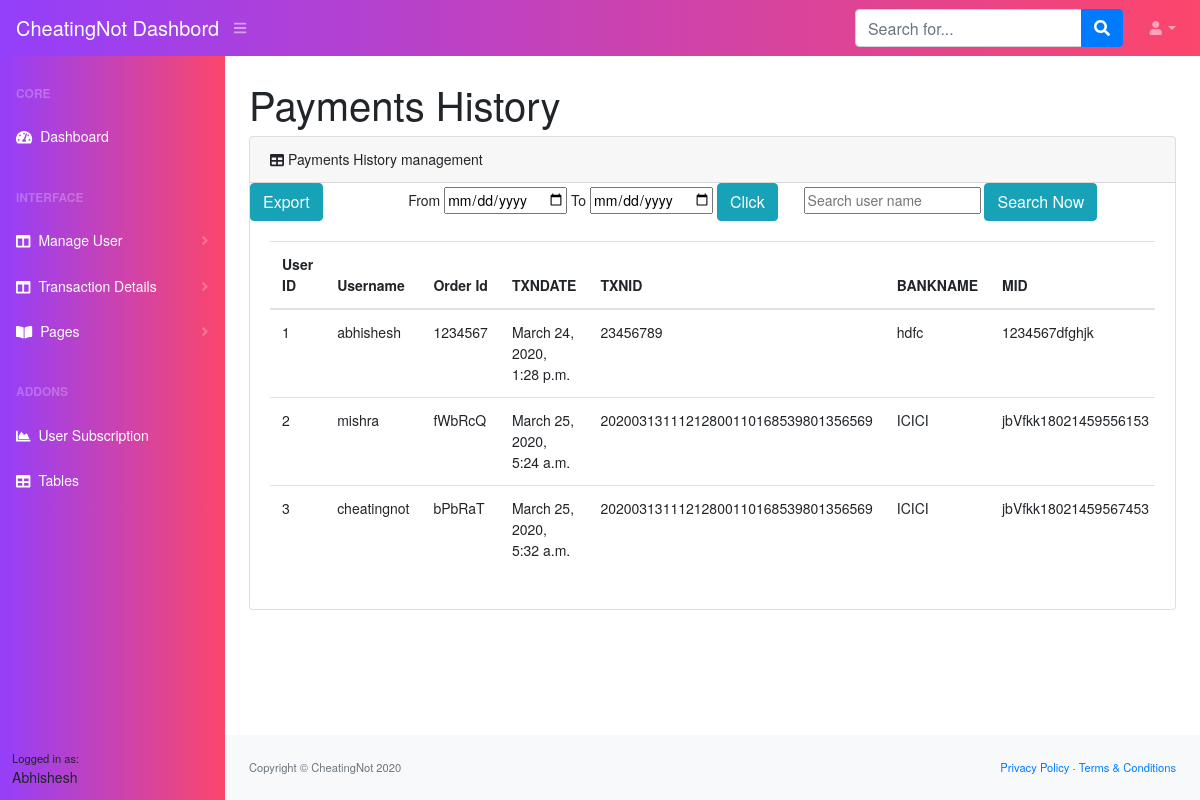
The app's page /paymentStatus/ with its own data.
### cheatingdash/models.py (models this page shows)
class PaytmHistory(models.Model):
    user = models.OneToOneField(settings.AUTH_USER_MODEL, null=True, blank=True, on_delete=models.CASCADE,related_name='rel_payment_paytm')
    ORDERID = models.CharField('ORDER ID', max_length=300)
    TXNDATE = models.DateTimeField('TXN DATE', auto_now_add=True)
    TXNID = models.CharField('TXN ID',max_length=300,null=True, blank=True)
    BANKTXNID = models.CharField('BANK TXN ID',max_length=300, null=True, blank=True)
    BANKNAME = models.CharField('BANK NAME', max_length=50, null=True, blank=True)
    RESPCODE = models.IntegerField('RESP CODE',)
    PAYMENTMODE = models.CharField('PAYMENT MODE', max_length=10, null=True, blank=True)
    CURRENCY = models.CharField('CURRENCY', max_length=4, null=True, blank=True)
    GATEWAYNAME = models.CharField("GATEWAY NAME", max_length=30, null=True, blank=True)
    MID = models.CharField(max_length=100,null=True, blank=True)
    RESPMSG = models.TextField('RESP MSG', max_length=250)
    TXNAMOUNT = models.FloatField('TXN AMOUNT', max_length=250)
    STATUS = models.CharField('STATUS', max_length=12)
    class Meta:
        app_label = 'cheatingdash'
    def __unicode__(self):
        return self.STATUS

### cheatingdash/views.py (the view)
# urls.py: path('paymentStatus/',views.paymentStatus,name='paymentStatus'),
def paymentStatus(request):
    user = PaytmHistory.objects.all()
    print(user)
    return render(request, 'paymentstatus.html', {'users':user})

### templates/paymentstatus.html (shortened to what this page needs)
{% load static %}
<!DOCTYPE html>
<html lang="en">
    <head>
        <link rel="stylesheet" href="{% static 'css/main.css' %}">
        <link href="https://cdn.datatables.net/1.10.20/css/dataTables.bootstrap4.min.css" rel="stylesheet" />
    </head>
    <body class="sb-nav-fixed">
        <nav class="sb-topnav navbar navbar-expand navbar-dark bg-dark">
            <a class="navbar-brand" href="#">CheatingNot Dashbord</a><button class="btn btn-link btn-sm order-1 order-lg-0" id="sidebarToggle" href="#"><i class="fas fa-bars"></i></button
            >
            <form class="d-none d-md-inline-block form-inline ml-auto mr-0 mr-md-3 my-2 my-md-0">
                <div class="input-group">
                    <input class="form-control" type="text" placeholder="Search for..." aria-label="Search" aria-describedby="basic-addon2" />
                    <div class="input-group-append">
                        <button class="btn btn-primary" type="button"><i class="fas fa-search"></i></button>
                    </div>
                </div>
            </form>
            <ul class="navbar-nav ml-auto ml-md-0">
                <li class="nav-item dropdown">
                    <a class="nav-link dropdown-toggle" id="userDropdown" href="#" role="button" data-toggle="dropdown" aria-haspopup="true" aria-expanded="false"><i class="fas fa-user fa-fw"></i></a>
                </li>
            </ul>
        </nav>
        <div id="layoutSidenav">
            <div id="layoutSidenav_nav">
                <nav class="sb-sidenav accordion sb-sidenav-dark" id="sidenavAccordion">
                    <div class="sb-sidenav-menu">
                        <div class="nav">
                            <div class="sb-sidenav-menu-heading">Core</div>
                            <a class="nav-link" href="/"
                                ><div class="sb-nav-link-icon"><i class="fas fa-tachometer-alt"></i></div>
                                Dashboard</a
                            >
                            <div class="sb-sidenav-menu-heading">Interface</div>
                            <a class="nav-link collapsed" href="#" data-toggle="collapse" data-target="#collapseLayouts" aria-expanded="false" aria-controls="collapseLayouts"
                                ><div class="sb-nav-link-icon"><i class="fas fa-columns"></i></div>
                                 Manage User
                                <div class="sb-sidenav-collapse-arrow"><i class="fas fa-angle-down"></i></div
                            ></a>
                            <a class="nav-link collapsed" href="#" data-toggle="collapse" data-target="#collapseLayouts" aria-expanded="false" aria-controls="collapseLayouts"
                                ><div class="sb-nav-link-icon"><i class="fas fa-columns"></i></div>
                                Transaction Details
                                <div class="sb-sidenav-collapse-arrow"><i class="fas fa-angle-down"></i></div
                            ></a>
                            <a class="nav-link collapsed" href="#" data-toggle="collapse" data-target="#collapsePages" aria-expanded="false" aria-controls="collapsePages"
                                ><div class="sb-nav-link-icon"><i class="fas fa-book-open"></i></div>
                                Pages
                                <div class="sb-sidenav-collapse-arrow"><i class="fas fa-angle-down"></i></div
                            ></a>
                            <div class="sb-sidenav-menu-heading">Addons</div>
                            <a class="nav-link" href="/userSubscription"
                                ><div class="sb-nav-link-icon"><i class="fas fa-chart-area"></i></div>
                                User Subscription</a
                            ><a class="nav-link" href="#"
                                ><div class="sb-nav-link-icon"><i class="fas fa-table"></i></div>
                                Tables</a
                            >
                        </div>
                    </div>
                    <div class="sb-sidenav-footer">
                        <div class="small">Logged in as:</div>
                        Abhishesh
                    </div>
                </nav>
            </div>
            <div id="layoutSidenav_content">
                <main>
                    <div class="container-fluid">
                        <h1 class="mt-4">Payments History</h1>
                        <div class="card mb-4">
                            <div class="card-header"><i class="fas fa-table mr-1"></i>Payments History management</div>
                            <div class="row">
                            <div class="col-md-2">
   <form action="/userListCSV/"  method="post">
  <button type="submit" class="btn btn-info">Export</button>
</form>
  </div>
<div class="col-md-5">
    <form action="/datefilter/"  method="post">
  <label for="birthday">From</label>
  <input type="date"  name="start">
    <label for="birthday">To</label>
  <input type="date"  name="end">
  <button type="submit" class="btn btn-info">Click</button>
</form>
    </div>
<div class="col-md-5">
 <form action="/search/" method="post">
 <input type="text" name="q" placeholder="Search user name">
 <button type="submit" class="btn btn-info">Search Now</button>
</form>
</div>
</div>
                            <div class="card-body">
                                <div class="table-responsive">
                                   <table class="table">
    <thead>
        <tr>
            <th>User ID</th>
            <th>Username</th>
            <th>Order Id</th>
            <th>TXNDATE</th>
            <th>TXNID</th>
            <th>BANKNAME</th>
            <th>MID</th>
        </tr>
    </thead>
    <tbody>
        {% for user in users %}
       <tr>
        <td>{{user.id}}</td>
        <td>{{user.user}}</td>
        <td>{{user.ORDERID}}</td>
        <td>{{user.TXNDATE}}</td>
        <td>{{user.TXNID}}</td>
        <td>{{user.BANKNAME}}</td>
        <td>{{user.MID}}</td>
       </tr>
       {% endfor %}
    </tbody>
</table>
                                </div>
                            </div>
                        </div>
                    </div>
                </main>
                <footer class="py-4 bg-light mt-auto">
                    <div class="container-fluid">
                        <div class="d-flex align-items-center justify-content-between small">
                            <div class="text-muted">Copyright &copy; CheatingNot 2020</div>
                            <div>
                                <a href="#">Privacy Policy</a>
                                &middot;
                                <a href="#">Terms &amp; Conditions</a>
                            </div>
                        </div>
                    </div>
                </footer>
            </div>
        </div>
    </body>
</html>

### records on screen
PaytmHistory: id "1", user "abhishesh", ORDERID "1234567", TXNDATE "March 24, 2020, 1:28 p.m.", TXNID "23456789", BANKNAME "hdfc", MID "1234567dfghjk"
PaytmHistory: id "2", user "mishra", ORDERID "fWbRcQ", TXNDATE "March 25, 2020, 5:24 a.m.", TXNID "20200313111212800110168539801356569", BANKNAME "ICICI", MID "jbVfkk18021459556153"
PaytmHistory: id "3", user "cheatingnot", ORDERID "bPbRaT", TXNDATE "March 25, 2020, 5:32 a.m.", TXNID "20200313111212800110168539801356569", BANKNAME "ICICI", MID "jbVfkk18021459567453"
